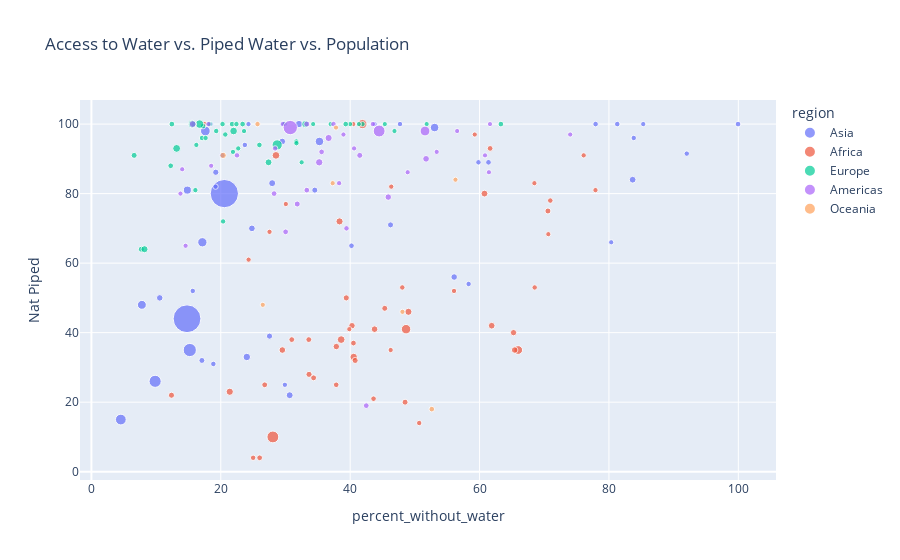

Notebook cell for this chart:
### Code cell
# create bubble chart from df_countries comprising: access to water, piped water, and using population as the size of the bubble
# create a new column for the size of the bubble
df_countries["bubble_size"] = df_countries["country_pop_raw"] / 1000000 +50

# create a new column for the color of the bubble
df_countries["bubble_color"] = df_countries["Nat Piped"]

# create a new column for the text of the bubble
df_countries["bubble_text"] = df_countries["Entity"]

px.scatter(df_countries, x="percent_without_water", y="Nat Piped", size="bubble_size", color="region", hover_name="bubble_text", title="Access to Water vs. Piped Water vs. Population")

### Figure 1 — Plotly figure (JSON) as saved in the notebook; plotly's stock layout.template omitted (floating-point values rounded to 4 significant figures)
{"data": [{"hovertemplate": "<b>%{hovertext}</b><br><br>region=Asia<br>percent_without_water=%{x}<br>Nat Piped=%{y}<br>bubble_size=%{marker.size}<extra></extra>", "hovertext": ["Afghanistan", "United Arab Emirates", "Armenia", "Azerbaijan", "Bangladesh", "Brunei", "Bhutan", "China", "Georgia", "Hong Kong", "Indonesia", "India", "Iran", "Iraq", "Israel", "Jordan", "Japan", "Kazakhstan", "Kyrgyzstan", "Cambodia", "South Korea", "Kuwait", "Laos", "Lebanon", "Sri Lanka", "Myanmar", "Mongolia", "Malaysia", "Nepal", "Oman", "Pakistan", "Philippines", "North Korea", "Palestine", "Qatar", "Saudi Arabia", "Singapore", "Syria", "Thailand", "Tajikistan", "Turkmenistan", "Timor", "Turkey", "Taiwan", "Uzbekistan", "Vietnam", "Yemen"], "legendgroup": "Asia", "marker": {"color": "#636efa", "size": [89.84, 59.99, 52.97, 60.22, 216.3, 50.44, 50.78, 1494.0, 53.98, 57.55, 326.4, 1443.0, 135.0, 91.18, 58.79, 60.27, 176.1, 68.99, 56.63, 66.95, 101.3, 54.33, 57.38, 56.77, 71.5, 104.8, 53.33, 82.78, 79.67, 55.22, 275.2, 161.0, 75.89, 55.22, 52.93, 85.34, 55.9, 68.28, 120.0, 59.75, 56.12, 51.34, 135.0, 73.86, 83.94, 148.2, 80.49], "sizemode": "area", "sizeref": 3.736, "symbol": "circle"}, "mode": "markers", "name": "Asia", "orientation": "v", "showlegend": true, "type": "scatter", "x": [30.65, 99.95, 24.28, 20.23, 4.545, 18.45, 43.78, 20.55, 19.19, 81.29, 15.2, 14.78, 53.05, 27.94, 77.94, 61.38, 17.61, 34.53, 23.72, 17.08, 32.09, 92.03, 18.85, 59.83, 27.53, 24.02, 29.91, 29.5, 10.56, 83.84, 9.849, 17.15, 29.62, 58.31, 85.3, 83.66, 47.7, 46.24, 14.83, 40.2, 15.67, 80.35, 35.25, 19.23, 24.81, 7.799, 56.08], "xaxis": "x", "y": [22, 100, 100, 91, 15, 100, 100, 80, 82, 100, 35, 44, 99, 83, 100, 89, 98, 81, 94, 32, 100, 91.5, 31, 89, 39, 33, 25, 95, 50, 96, 26, 66, 100, 54, 100, 84, 100, 71, 81, 65, 52, 66, 95, 86.14, 70, 48, 56], "yaxis": "y"}, {"hovertemplate": "<b>%{hovertext}</b><br><br>region=Africa<br>percent_without_water=%{x}<br>Nat Piped=%{y}<br>bubble_size=%{marker.size}<extra></extra>", "hovertext": ["Angola", "Burundi", "Benin", "Burkina Faso", "Botswana", "Central African Republic", "Cote d'Ivoire", "Cameroon", "Democratic Republic of Congo", "Congo", "Djibouti", "Algeria", "Egypt", "Eritrea", "Western Sahara", "Ethiopia", "Gabon", "Ghana", "Guinea", "Gambia", "Guinea-Bissau", "Equatorial Guinea", "Kenya", "Liberia", "Libya", "Lesotho", "Morocco", "Madagascar", "Mali", "Mozambique", "Mauritania", "Mauritius", "Malawi", "Namibia", "Niger", "Nigeria", "Reunion", "Rwanda", "Sudan", "Senegal", "Sierra Leone", "Somalia", "South Sudan", "Sao Tome and Principe", "Eswatini", "Chad", "Togo", "Tunisia", "Tanzania", "Uganda", "South Africa", "Zambia", "Zimbabwe"], "legendgroup": "Africa", "marker": {"color": "#EF553B", "size": [83.93, 62.26, 62.45, 71.5, 52.4, 54.92, 77.05, 77.22, 142.4, 55.66, 51.0, 94.62, 154.3, 53.6, 50.61, 167.9, 52.28, 81.73, 63.5, 52.49, 52.02, 51.45, 105.0, 55.18, 56.96, 52.16, 87.34, 78.43, 70.86, 82.16, 54.78, 51.27, 69.65, 52.59, 75.13, 261.4, 50.9, 63.28, 94.91, 67.2, 58.14, 66.36, 61.38, 50.22, 51.17, 66.91, 58.48, 61.94, 111.5, 97.12, 110.0, 68.92, 65.09], "sizemode": "area", "sizeref": 3.736, "symbol": "circle"}, "mode": "markers", "name": "Africa", "orientation": "v", "showlegend": true, "type": "scatter", "x": [61.88, 30.97, 40.51, 33.64, 76.1, 50.67, 40.28, 37.86, 65.97, 48.06, 68.48, 38.36, 41.89, 56.05, 70.63, 48.64, 46.35, 29.51, 26.79, 30.05, 46.26, 39.87, 40.54, 25.0, 70.94, 27.53, 60.76, 65.43, 39.4, 43.77, 68.52, 17.51, 12.38, 77.92, 65.25, 28.05, 40.48, 33.6, 49.0, 70.57, 43.61, 45.35, 26.01, 59.26, 24.3, 48.49, 37.84, 61.63, 38.61, 21.38, 28.53, 40.77, 34.35], "xaxis": "x", "y": [42, 38, 37, 28, 91, 14, 42, 36, 35, 53, 83, 72, 100, 52, 68.33, 41, 82, 35, 25, 77, 35, 41, 33, 4, 78, 69, 80, 35, 50, 41, 53, 100, 22, 81, 40, 10, 100, 38, 46, 75, 21, 47, 4, 97, 61, 20, 25, 93, 38, 23, 91, 32, 27], "yaxis": "y"}, {"hovertemplate": "<b>%{hovertext}</b><br><br>region=Europe<br>percent_without_water=%{x}<br>Nat Piped=%{y}<br>bubble_size=%{marker.size}<extra></extra>", "hovertext": ["Albania", "Andorra", "Austria", "Belgium", "Bulgaria", "Bosnia and Herzegovina", "Belarus", "Switzerland", "Cyprus", "Czechia", "Germany", "Denmark", "Spain", "Estonia", "Finland", "France", "Faeroe Islands", "United Kingdom", "Greece", "Croatia", "Hungary", "Isle of Man", "Ireland", "Iceland", "Italy", "Liechtenstein", "Lithuania", "Luxembourg", "Latvia", "Moldova", "North Macedonia", "Malta", "Montenegro", "Netherlands", "Norway", "Poland", "Portugal", "Romania", "Russia", "Serbia", "Slovakia", "Slovenia", "Sweden", "Ukraine"], "legendgroup": "Europe", "marker": {"color": "#00cc96", "size": [52.87, 50.08, 59.04, 61.63, 56.9, 53.26, 59.44, 58.72, 51.22, 60.72, 133.9, 55.81, 96.75, 51.33, 55.55, 115.4, 50.05, 118.2, 60.37, 54.08, 59.63, 50.09, 54.98, 50.34, 110.4, 50.04, 52.69, 50.63, 51.87, 54.02, 52.08, 50.44, 50.63, 67.17, 55.47, 87.8, 60.17, 69.13, 195.9, 58.7, 55.46, 52.08, 60.16, 93.47], "sizemode": "area", "sizeref": 3.736, "symbol": "circle"}, "mode": "markers", "name": "Europe", "orientation": "v", "showlegend": true, "type": "scatter", "x": [16.07, 36.98, 17.26, 12.44, 29.86, 31.68, 17.11, 18.27, 41.92, 23.37, 16.72, 20.27, 33.06, 22.7, 15.83, 13.17, 51.82, 15.57, 63.3, 31.7, 21.75, 46.85, 20.7, 41.35, 21.98, 40, 17.66, 34.28, 16.22, 20.36, 21.88, 45.35, 32.5, 6.603, 22.42, 27.38, 39.31, 7.72, 28.72, 25.97, 19.29, 23.59, 12.26, 8.206], "xaxis": "x", "y": [81, 100, 99.43, 100, 100, 95, 96, 100, 100, 100, 100, 100, 100, 93, 100, 93, 100, 100, 100, 94.5, 100, 98, 97, 100, 98, 100, 96, 100, 94, 72, 92, 100, 89, 91, 100, 89, 100, 64, 94, 94, 98, 97.98, 88, 64], "yaxis": "y"}, {"hovertemplate": "<b>%{hovertext}</b><br><br>region=Americas<br>percent_without_water=%{x}<br>Nat Piped=%{y}<br>bubble_size=%{marker.size}<extra></extra>", "hovertext": ["Argentina", "Bahamas", "Belize", "Bolivia", "Brazil", "Canada", "Chile", "Colombia", "Costa Rica", "Cuba", "Dominican Republic", "Ecuador", "Falkland Islands", "Guadeloupe", "Grenada", "Greenland", "Guatemala", "French Guiana", "Guyana", "Honduras", "Haiti", "Jamaica", "Saint Lucia", "Mexico", "Montserrat", "Martinique", "Nicaragua", "Panama", "Peru", "Puerto Rico", "Paraguay", "El Salvador", "Suriname", "Trinidad and Tobago", "Uruguay", "United States", "Venezuela"], "legendgroup": "Americas", "marker": {"color": "#ab63fa", "size": [95.61, 50.4, 50.4, 61.83, 264.0, 88.07, 69.21, 101.3, 55.14, 61.32, 60.95, 67.89, 50.0, 50.4, 50.11, 50.06, 68.25, 50.31, 50.79, 60.06, 61.54, 52.97, 50.18, 180.3, 50.0, 50.37, 56.7, 54.38, 83.36, 52.83, 57.22, 56.52, 50.59, 51.4, 53.49, 382.9, 78.7], "sizemode": "area", "sizeref": 3.736, "symbol": "circle"}, "mode": "markers", "name": "Americas", "orientation": "v", "showlegend": true, "type": "scatter", "x": [36.67, 38.96, 14.03, 30.02, 44.48, 15.65, 33.29, 35.21, 29.64, 28.24, 33.3, 41.48, 60.84, 48.89, 53.37, 61.61, 31.82, 18.51, 14.56, 35.58, 42.49, 38.29, 74.01, 51.57, 56.54, 61.45, 39.43, 28.4, 51.73, 18.09, 37.42, 22.51, 13.76, 40.6, 43.51, 30.74, 45.88], "xaxis": "x", "y": [96, 97, 87, 69, 98, 100, 100, 89, 100, 80, 81, 91, 91, 86.14, 92, 100, 77, 88, 65, 92, 19, 83, 97, 98, 98, 86.14, 70, 93, 90, 100, 100, 91, 80, 93, 100, 99, 79], "yaxis": "y"}, {"hovertemplate": "<b>%{hovertext}</b><br><br>region=Oceania<br>percent_without_water=%{x}<br>Nat Piped=%{y}<br>bubble_size=%{marker.size}<extra></extra>", "hovertext": ["Australia", "Fiji", "New Caledonia", "New Zealand", "Papua New Guinea", "Solomon Islands", "Vanuatu", "Samoa"], "legendgroup": "Oceania", "marker": {"color": "#FFA15A", "size": [75.79, 50.9, 50.29, 54.86, 59.12, 50.7, 50.31, 50.2], "sizemode": "area", "sizeref": 3.736, "symbol": "circle"}, "mode": "markers", "name": "Oceania", "orientation": "v", "showlegend": true, "type": "scatter", "x": [20.36, 37.3, 37.81, 25.68, 52.62, 48.08, 26.49, 56.28], "xaxis": "x", "y": [91, 83, 99, 100, 18, 46, 48, 84], "yaxis": "y"}], "layout": {"legend": {"itemsizing": "constant", "title": {"text": "region"}, "tracegroupgap": 0}, "title": {"text": "Access to Water vs. Piped Water vs. Population"}, "xaxis": {"anchor": "y", "domain": [0, 1], "title": {"text": "percent_without_water"}}, "yaxis": {"anchor": "x", "domain": [0, 1], "title": {"text": "Nat Piped"}}}}
